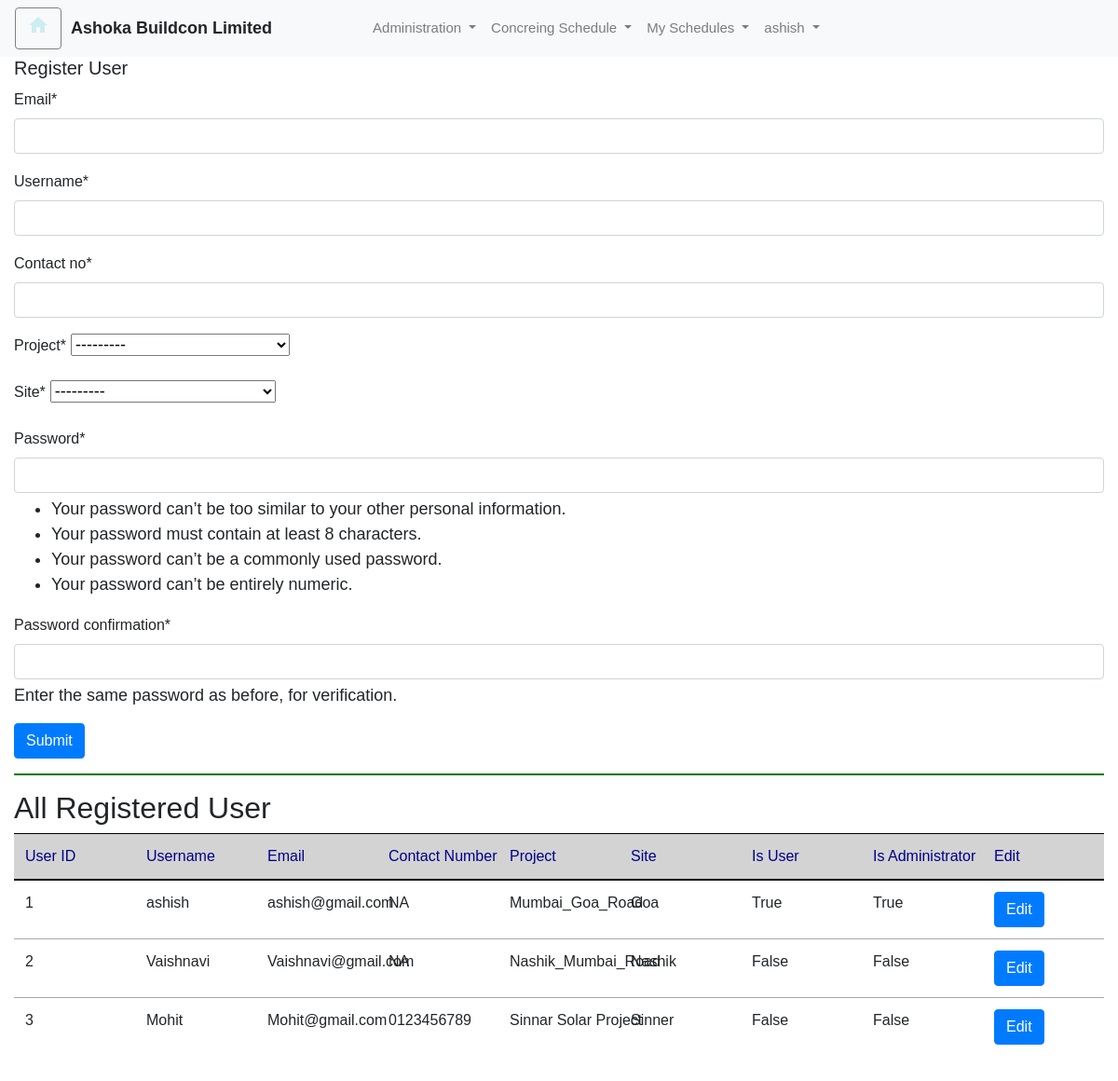
The page /registeruser/ (signed in) on the database as committed earlier.
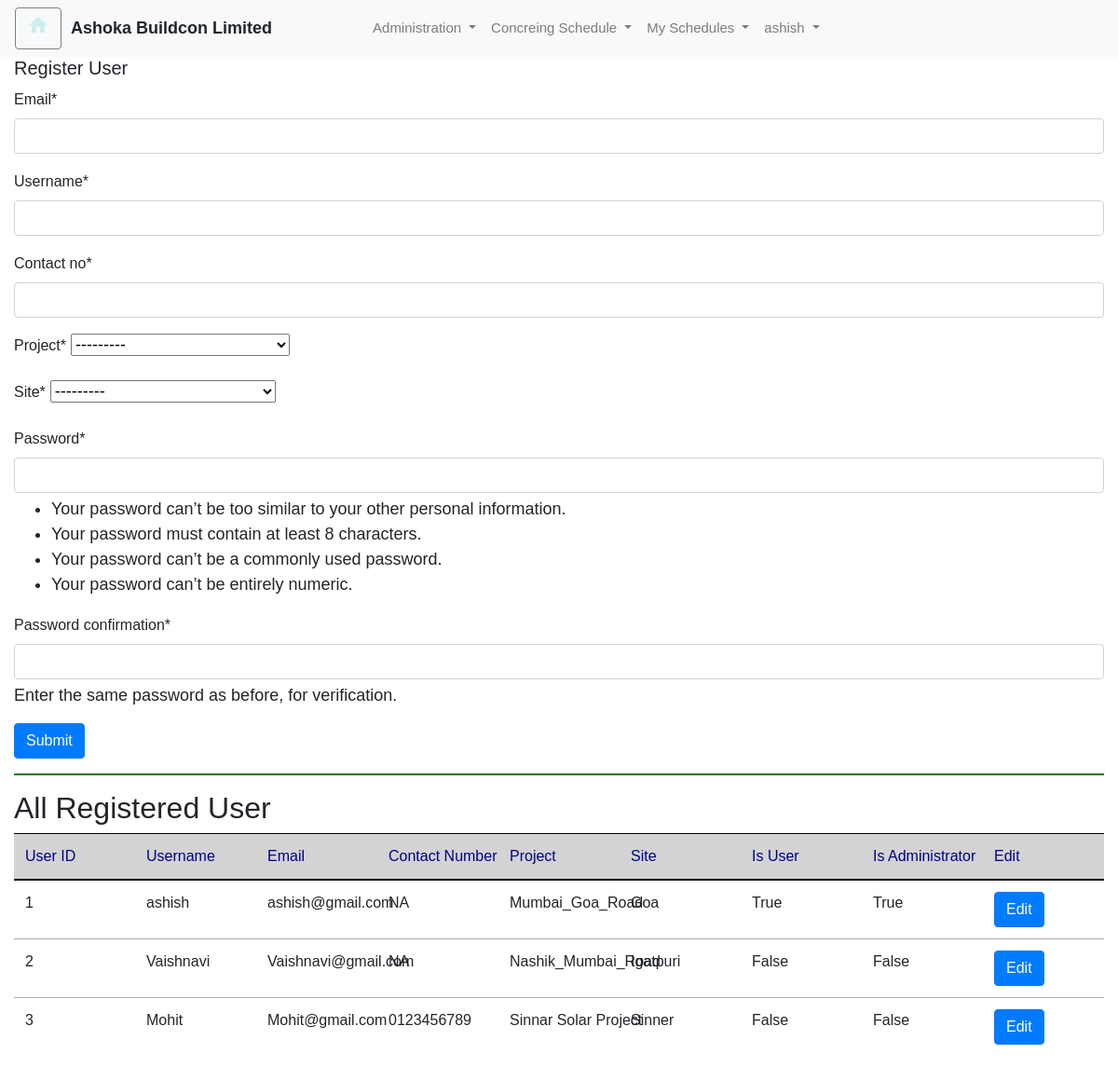
The same page on the database as committed later.
### curingapp/models.py (models this page shows, shortened)
class CustomUser(AbstractUser):
     User_ID = models.AutoField(primary_key=True)
     username = models.CharField(max_length=100,unique=True)
     Email=models.CharField(max_length=50)
     Contact_no= models.CharField(max_length=15)
     Project=models.ForeignKey(Project_Master, on_delete=models.CASCADE)
     Site=models.ForeignKey(Site_Master, on_delete=models.CASCADE)
     is_user = models.BooleanField(default=False)
     is_Administrator = models.BooleanField(default=False)

class Project_Master(models.Model):
    Project_ID = models.AutoField(primary_key=True)
    Project_Name = models.CharField(max_length=100)
    def __str__(self):
        return self.Project_Name

class Site_Master(models.Model):
    Site_ID = models.AutoField(primary_key=True)
    Site_Name = models.CharField(max_length=100)
    Project = models.ForeignKey(Project_Master, on_delete=models.CASCADE)
    def __str__(self):
        return self.Site_Name

### curingapp/views.py (the view)
# urls.py: path('registeruser/',views.register_user,name='register_user'),
@login_required
def register_user(request):
    custom_users=CustomUser.objects.all()
    if request.method == 'POST':
        form = RegisterUserForm(request.POST)
        if form.is_valid():
            variable = form.save(commit=False)
            variable.save()
            messages.info(request,'Your Account has been Successfully Register...! Please Login')
            return redirect('loginuser')
        else:
            messages.warning(request,'Something went wrong..! Please check form input ')
            return redirect('register_user')
    else:
        form = RegisterUserForm()
    variables = { 'page_title': 'Ashoka Buildcon Limited',
                'username': request.user.get_full_name(),
                'isActive' : request.user.is_authenticated,
                'isSuperUser' : request.user.is_superuser,
                'app_title':'Document Inbox',
                'isForm' : True,
                'isHomePage' : True,
                'form':form,
                'customer_name' : 'Ashoka Buildcon Limited',
                'custom_users':custom_users,
                'isAdmin':request.user.is_Administrator,
            }
    return render(request,'curingapp/register_user.html',variables)

### curingapp/forms.py
class RegisterUserForm(UserCreationForm):
    class Meta:
        model = CustomUser
        fields = ['Email', 'username', 'Contact_no', 'Project', 'Site', 'password1', 'password2']

### curingapp/templates/curingapp/register_user.html (shortened to what this page needs)
{% extends 'curingapp/base.html' %}
{% load crispy_forms_tags %}
{% block formcontent %}
{% if isAdmin %}
<h5>Register User </h5>
<form method="POST">
  <div>
    <div>
      {{ form | crispy }}
    </div>
  </div>
  <button class="btn btn-primary">Submit</button>
</form>
<hr>
<h2>All Registered User</h2>
<table class="table table-responsive-sm">
  <thead>
      <tr>
          <th>User ID</th>
          <th>Username</th>
          <th>Email</th>
          <th>Contact Number</th>
          <th>Project</th>
          <th>Site</th>
          <th>Is User</th>
          <th>Is Administrator</th>
          <th>Edit</th>
      </tr>
  </thead>
  <tbody>
      {% for user in custom_users %}
      <tr>
          <td>{{ user.User_ID }}</td>
          <td>{{ user.username }}</td>
          <td>{{ user.Email }}</td>
          <td>{{ user.Contact_no }}</td>
          <td>{{ user.Project }}</td>
          <td>{{ user.Site }}</td>
          <td>{{ user.is_user }}</td>
          <td>{{ user.is_Administrator }}</td>
          <td><a class="btn btn-primary" href="{% url 'edit_user' user.User_ID %}">Edit</a></td>
      </tr>
      {% endfor %}
  </tbody>
</table>
{% else %}
<p>You are not Authorized</p>
{% endif %}
{% endblock%}

### curingapp/templates/curingapp/base.html (shortened to what this page needs)
{% load static %}
<!DOCTYPE html>
<html>
<head>
    <link rel="stylesheet" href="https://maxcdn.bootstrapcdn.com/bootstrap/4.5.2/css/bootstrap.min.css">
    <link rel="stylesheet" href="{% static 'curingapp/css/styles.css' %}" type="text/css">
    <link rel="stylesheet" href="{% static 'curingapp/css/custom.css' %}" type="text/css">
</head>
<body>
    {% if isActive%}
    <nav class="navbar navbar-expand-md navbar-light bg-light">
        <div class="float-right" id="usercmds">
            <a class="btn glyphicon glyphicon-home" href="{% url 'home' %}" title="Home">
                <i class="material-icons">home</i> </a>
        </div>
        <span style="margin-left:10px;margin-right:100px;" class="companyname"><b>{{ customer_name }}</b></span>
        <div class="collapse navbar-collapse" id="collapse_target">
            <ul class="navbar-nav">
                <li class="nav-item dropdown">
                    {% if isAdmin %}
                    <a class="nav-link dropdown-toggle" data-toggle="dropdown" dropdown_target="dropdown_target"
                        href="#">
                        Administration
                    </a>
                    {% endif %}
                </li>
                <li class="nav-item dropdown">
                    <a class="nav-link dropdown-toggle" data-toggle="dropdown" dropdown_target="dropdown_target"
                        href="#">
                        Concreing Schedule
                    </a>
                </li>
                <li class="nav-item dropdown">
                    <a class="nav-link dropdown-toggle" data-toggle="dropdown" dropdown_target="dropdown_target"
                        href="#">
                        My Schedules
                    </a>
                </li>
                <ul class="navbar-nav ml-auto">
                    <li class="nav-item dropdown">
                        <a class="nav-link dropdown-toggle" data-toggle="dropdown" dropdown_target="dropdown_target"
                            href="#">
                            {{request.user.username}}
                        </a>
                    </li>
                </ul>
        </div>
    </nav>
    <div class="shadow-lg container-fluid">
        {% block formcontent %}
        {% endblock %}
        <br>
    </div>
    {% else %}
    {% block content %}
    {% endblock %}
    {% endif %}
</body>
</html>

### curingapp/static/curingapp/css/styles.css (style rules this page uses)
#usercmds a { border: thin gray solid; font-size: 15px; color: #cdeef1; float: right; }
.navbar-nav { font-size: 15px; }
table { width: 100%; table-layout: fixed; }
th, td { word-wrap: break-word; max-width: 200px; }

### curingapp/static/curingapp/css/custom.css (style rules this page uses)
table { width: 100%; table-layout: fixed; }
th, td { word-wrap: break-word; max-width: 200px; }

### curingapp/templates/curingapp/base.html (style rules this page uses)
th { white-space: nowrap; text-align: left; background-color: lightgray; font-size: medium; font-weight: normal; border-color: black !important; color: darkblue !important; }
td { white-space: nowrap; text-align: left; font-size: medium; font-weight: lighter; border-color: darkgray !important; }
input { font-size: medium !important; }
button { font-size: medium !important; }
label { font-size: medium !important; }
#usercmds a { border: thin gray solid; font-size: 15px; color: #cdeef1; float: right; }
.navbar-nav { font-size: 15px; }
table { width: 100%; table-layout: fixed; }
th, td { word-wrap: break-word; max-width: 200px; }
hr { height: 1px; background-color: green; }
body { font-family: Arial, sans-serif; font-size: 18px; }

Rows that differ between the two databases and show on the page:
changed CustomUser "Vaishnavi": Site "Nashik" → "Igatpuri"
